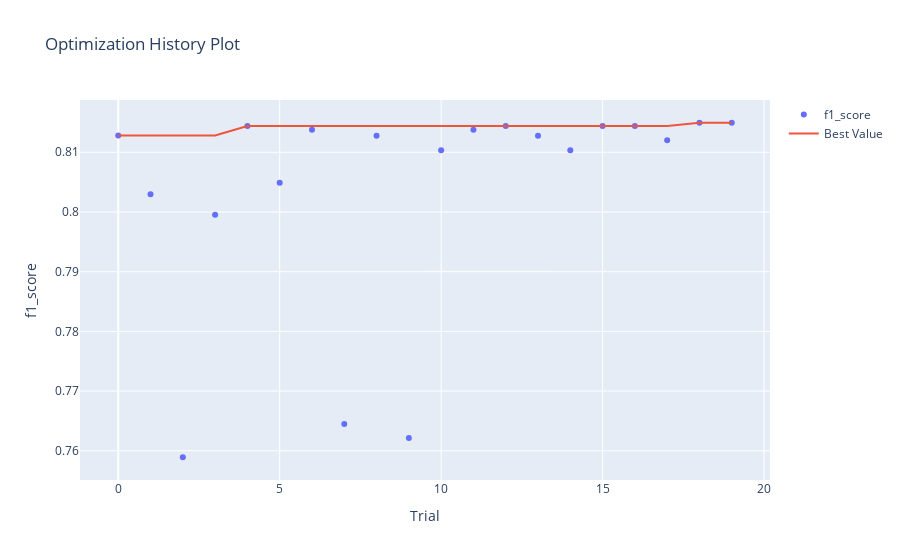

The notebook cell saved with this chart:
### Code cell
#check whether optimization is moving in the right direction by display the number of trials on x-axis and the metrics on y_axis
optuna.visualization.plot_optimization_history(study_optuna,
                                               target_name='f1_score')

### Figure 1 — Plotly figure (JSON) as saved in the notebook; plotly's stock layout.template omitted (floating-point values rounded to 4 significant figures)
{"data": [{"mode": "markers", "name": "f1_score", "type": "scatter", "x": [0, 1, 2, 3, 4, 5, 6, 7, 8, 9, 10, 11, 12, 13, 14, 15, 16, 17, 18, 19], "y": [0.8128, 0.803, 0.7589, 0.7996, 0.8144, 0.8049, 0.8138, 0.7645, 0.8128, 0.7621, 0.8103, 0.8138, 0.8144, 0.8128, 0.8103, 0.8144, 0.8144, 0.812, 0.8149, 0.8149]}, {"mode": "lines", "name": "Best Value", "type": "scatter", "x": [0, 1, 2, 3, 4, 5, 6, 7, 8, 9, 10, 11, 12, 13, 14, 15, 16, 17, 18, 19], "y": [0.8128, 0.8128, 0.8128, 0.8128, 0.8144, 0.8144, 0.8144, 0.8144, 0.8144, 0.8144, 0.8144, 0.8144, 0.8144, 0.8144, 0.8144, 0.8144, 0.8144, 0.8144, 0.8149, 0.8149]}, {"marker": {"color": "#cccccc"}, "mode": "markers", "name": "Infeasible Trial", "showlegend": false, "type": "scatter", "x": [], "y": []}], "layout": {"title": {"text": "Optimization History Plot"}, "xaxis": {"title": {"text": "Trial"}}, "yaxis": {"title": {"text": "f1_score"}}}}
